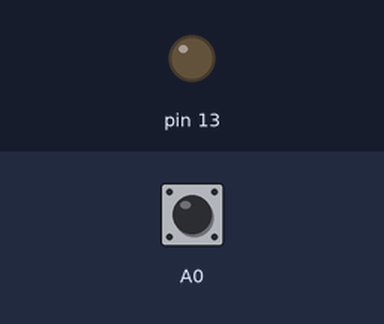
The sketch below on a simulated Arduino Micro, built with avr-gcc and run on an emulated ATmega32U4. On the bench: output pins drawn as LEDs (lit = HIGH). The inputs (shaded band) are chosen by the test bench; at power-on: A0 HIGH. USB keyboard and mouse output is not drawn.

Above: at 1.2 s.
1.3 s: A0 pulled LOW for 0.15 s
At 1.37 s:
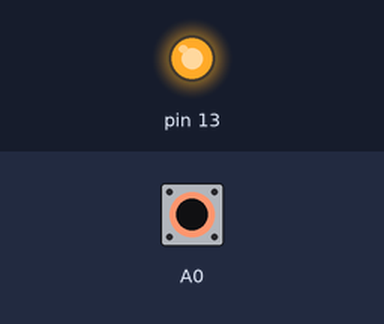
2.9 s: A0 pulled LOW for 3.2 s
At 7.2 s:
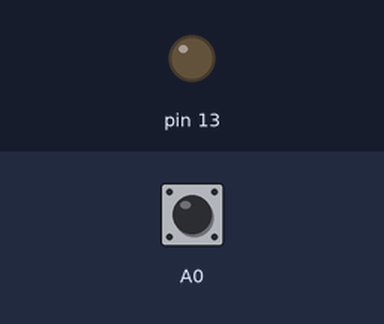
Timing chart, 0 to 8.7 s (numbered marks = the images above; inputs shaded):
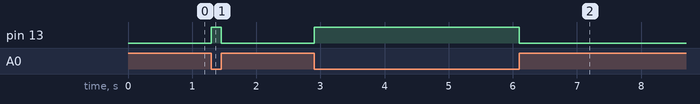

Measured:
- after the input at 1.3 s, pin 13: LOW → HIGH at once, → LOW 0.15 s later
- after the input at 2.9 s, pin 13: LOW → HIGH at once, → LOW 3.2 s later

The sketch:

DrivingControllerTest.ino
```cpp
// Program used to test the driving simulator functions on
// the USB Joystick object on the Arduino Leonardo or
// Arduino Micro.
//
// Matthew Heironimus
// 2016-05-29   Original version.
//------------------------------------------------------------

#include "Joystick.h"

Joystick_ Joystick(JOYSTICK_DEFAULT_REPORT_ID,
                   JOYSTICK_TYPE_MULTI_AXIS,
                   4,
                   0,
                   false,
                   false,
                   false,
                   false,
                   false,
                   false,
                   false,
                   false,
                   true,
                   true,
                   true);

// Set to true to test "Auto Send" mode or false to test "Manual Send" mode.
// const bool testAutoSendMode = true;
const bool testAutoSendMode = false;

const unsigned long gcCycleDelta = 1000;
const unsigned long gcButtonDelta = 500;
const unsigned long gcAnalogDelta = 25;
unsigned long gNextTime = 0;
unsigned int gCurrentStep = 0;

void
testSingleButtonPush(unsigned int button) {
  if(button > 0) {
    Joystick.releaseButton(button - 1);
  }
  if(button < 4) {
    Joystick.pressButton(button);
  }
}

void
testMultiButtonPush(unsigned int currentStep) {
  for(int button = 0; button < 4; button++) {
    if((currentStep == 0) || (currentStep == 2)) {
      if((button % 2) == 0) {
        Joystick.pressButton(button);
      } else if(currentStep != 2) {
        Joystick.releaseButton(button);
      }
    } // if ((currentStep == 0) || (currentStep == 2))
    if((currentStep == 1) || (currentStep == 2)) {
      if((button % 2) != 0) {
        Joystick.pressButton(button);
      } else if(currentStep != 2) {
        Joystick.releaseButton(button);
      }
    } // if ((currentStep == 1) || (currentStep == 2))
    if(currentStep == 3) {
      Joystick.releaseButton(button);
    } // if (currentStep == 3)
  }   // for (int button = 0; button < 32; button++)
}

void
testAcceleratorBrake(int value) {
  Joystick.setAccelerator(value);
  Joystick.setBrake(260 - value);
}

void
testSteering(int value) {
  if(value < 300) {
    Joystick.setSteering(value);
  } else {
    Joystick.setSteering(600 - value);
  }
}

void
setup() {

  Joystick.setAcceleratorRange(0, 260);
  Joystick.setBrakeRange(0, 260);
  Joystick.setSteeringRange(0, 300);

  if(testAutoSendMode) {
    Joystick.begin();
  } else {
    Joystick.begin(false);
  }

  pinMode(A0, INPUT_PULLUP);
  pinMode(13, OUTPUT);
}

void
loop() {

  // System Disabled
  if(digitalRead(A0) != 0) {
    // Turn indicator light off.
    digitalWrite(13, 0);
    return;
  }

  // Turn indicator light on.
  digitalWrite(13, 1);

  if(millis() >= gNextTime) {

    if(gCurrentStep < 4) {
      gNextTime = millis() + gcButtonDelta;
      testSingleButtonPush(gCurrentStep);
    } else if(gCurrentStep < 9) {
      gNextTime = millis() + gcButtonDelta;
      testMultiButtonPush(gCurrentStep - 5);
    } else if(gCurrentStep < (9 + 260)) {
      gNextTime = millis() + gcAnalogDelta;
      testAcceleratorBrake(gCurrentStep - 9);
    } else if(gCurrentStep < (9 + 260 + 600)) {
      gNextTime = millis() + gcAnalogDelta;
      testSteering(gCurrentStep - (9 + 260));
    }

    if(testAutoSendMode == false) {
      Joystick.sendState();
    }

    gCurrentStep++;
    if(gCurrentStep >= (9 + 260 + 600)) {
      gNextTime = millis() + gcCycleDelta;
      gCurrentStep = 0;
    }
  }
}
```
